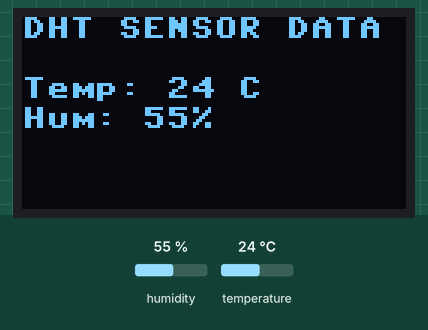
Recording of a program running on a simulated ESP32 board running MicroPython. Parts: 128×64 one-colour display. Inputs (shaded band) come from the test bench; at power-on: humidity 55 %, temperature 24 °C. What the program prints to the serial console is not drawn.

Above: at 1.2 s.
1.3 s: humidity set to 22 %
At 4.4 s:
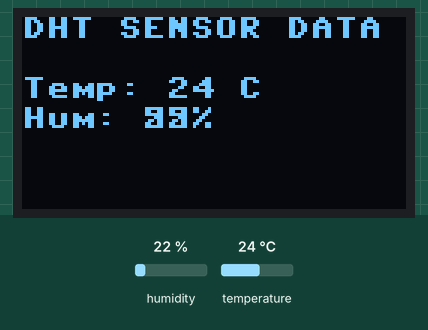
5.2 s: temperature set to 12 °C
At 7.2 s:
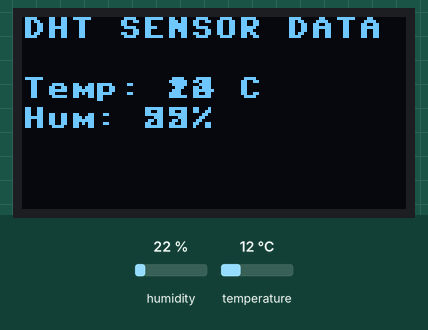
9.1 s: humidity set to 40 %
13.0 s: temperature set to 19 °C
Timing chart, 0 to 16.0 s (numbered marks = the images above; inputs shaded):
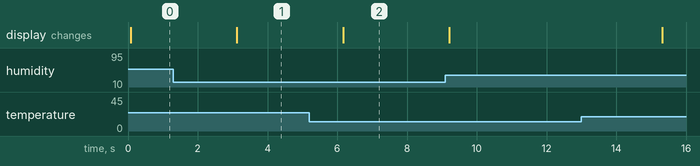

Measured:
- after the input at 1.3 s, the display: changes after 1.8 s (image 1)
- after the input at 5.2 s, the display: changes after 0.97 s (image 2)

The program:

DHT11_0.96OLED.py
```python
import dht
from machine import Pin, SoftI2C
from time import sleep
import ssd1306

#Pin assignment
i2c = SoftI2C(scl=Pin(21), sda=Pin(20))

oled_width = 128
oled_height = 64
print("I2C Scan: ", i2c.scan())
oled = ssd1306.SSD1306_I2C(oled_width, oled_height, i2c)

sensor = dht.DHT11(Pin(2))

while True:
    try:
        sensor.measure()
        print("Temp:", sensor.temperature(), "C")
        print("Humidity:", sensor.humidity(), "%")
        oled.text("DHT SENSOR DATA", 0,0)
        oled.text('Temp: ' + str(sensor.temperature()) + " C", 0, 20)
        oled.text('Hum: '+ str(sensor.humidity()) + "%", 0, 30)
        oled.show()
        sleep (3)

    except OSError as e:
        print("Failed to read sensor:", e)
```
